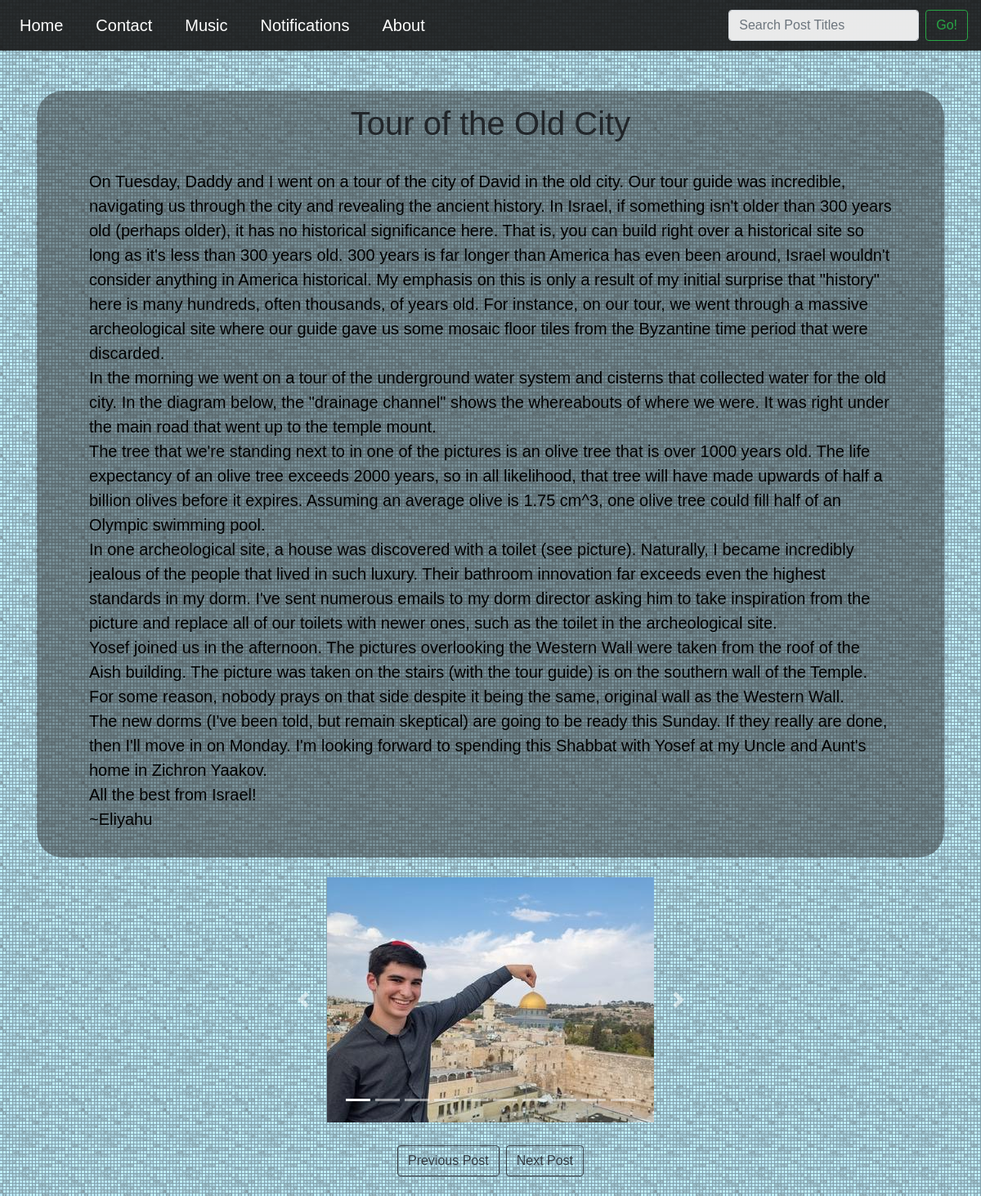
The page /post/13/ on the database its author committed.
### blog/models.py (models this page shows, shortened)
class Post(models.Model):
    title = models.CharField(max_length=100)
    content = models.TextField()
    date_posted = models.DateTimeField(default=timezone.now)
    has_images = models.BooleanField(default=False)
    def __str__(self):
        return self.title
    class Meta:
        ordering = ['-date_posted']

class PostImage(models.Model):
    post = models.ForeignKey(Post, default=None, on_delete=models.CASCADE)
    images = models.ImageField(upload_to="pictures")

### blog/views.py (the view, shortened to what this page needs)
# urls.py: path('post/<id>/', views.post, name='blog-post'),
def post(request, id):
    try:
        post = Post.objects.filter(id=id).first()
        pictures = PostImage.objects.filter(post=post.pk)
    except:
        return HttpResponseNotFound("Sorry, this page doesn't exist ):")
    first = Post.objects.order_by('date_posted').first()
    last = Post.objects.order_by('date_posted').last()
    context = {
        'post': post,
        'last': last,
        'first': first,
        'pictures': pictures
    }
    return render(request, 'blog/post.html', context)

### blog/context_processors.py (called while the page is built)
def add_variable_to_context(request):
    posts = Post.objects.all()
    return {
        'posttitles':  posts
    }

### blog/templates/blog/post.html (shortened to what this page needs)
{% extends 'blog/base.html' %}
{% block content %}
<div class="container">
    <div class="post-body">
        <h1 class="text-center">{{ post.title }}</h1>
        <br>
        <div class="row">
            <div class="col-lg">
                <p style="white-space: pre-wrap;">{{ post.content }}</p>
            </div>
        </div>
    </div>
</div>
<br>
{% if post.has_images %}
<div class="container">
    <div class="row">
        <div class="col-sm-6 mx-auto">
            <div id="carousel-{{ post.pk }}z" class="carousel slide carousel-fade" data-ride="carousel">
            <ol class="carousel-indicators">
                {% if pictures|length > 1%}
                    {% for pic in pictures %}
                        {% if post.pk == pic.post.pk %}
                             <li data-target="#carousel-{{ post.pk }}z" data-slide-to="{{ forloop.counter0 }}" class="{% if forloop.counter0  == 0 %} active {% endif %}"></li>
                        {% endif %}
                    {% endfor %}
                {% endif %}
            </ol>
            <div class="carousel-inner" role="listbox">
                {% for pic in pictures %}
                  <div class="carousel-item {% if forloop.counter0 == 0%} active {% endif %}">
                    <img class="d-block w-100" src="{{ pic.images.url }}">
                  </div>
                {% endfor %}
                {% if pictures|length > 1%}
                <a class="carousel-control-prev" href="#carousel-{{ post.pk }}z" role="button" data-slide="prev">
                  <span class="carousel-control-prev-icon" aria-hidden="true"></span>
                </a>
                <a class="carousel-control-next" href="#carousel-{{ post.pk }}z" role="button" data-slide="next">
                  <span class="carousel-control-next-icon" aria-hidden="true"></span>
                </a>
                {% endif %}
            </div>
            </div>
        </div>
    </div>
</div>
{% endif %}
    <br>
    <div class="pagination justify-content-center">
        {% if post.pk > first.pk %}
            <a class='btn btn-outline-dark mb-4 m-1' href="{% url 'blog-post' post.pk|add:"-1" %}">Previous Post</a>
        {% endif %}
        {% if post.pk < last.pk %}
            <a class='btn btn-outline-dark mb-4 m-1' href="{% url 'blog-post' post.pk|add:"1" %}">Next Post</a>
        {% endif %}
    </div>
{% endblock content %}

### blog/static/blog/main.css (style rules this page uses)
body { background-image: url("3px-tile.png"); !important; background-color: rgb(192,239,255); overflow-x: hidden; font-family: Tahoma,Verdana,Segoe,sans-serif; }
p { font-family: sans-serif; color: black; font-size: 125%; }
.carousel { align-content: center; }
.carousel-item { max-width: 400px; margin: 0 auto; }
.post-body { padding: 1em; margin: auto; }
.post-body { background-color: rgba(50,50,50,0.5); padding: 1em 4em; border-radius: 2em; }

### rows shown on the page
Post: title "Tour of the Old City", content "On Tuesday, Daddy and I went on a tour of the city of David in the old city. Our tour guide was incredible, navigating us through the city and revealing the ancient history. In Israel, if something isn't older than 300 years old (perhaps older), it has no historical significance here. That is, you can build right over a historical site so long as it's less than 300 years old. 300 years is far longer than America has even been around, Israel wouldn't consider anything in America historical. My emphasis on this is only a result of my initial surprise that \"history\" here is many hundreds, often thousands, of years old. For instance, on our tour, we went through a massive archeological site…"
PostImage: images (picture)
